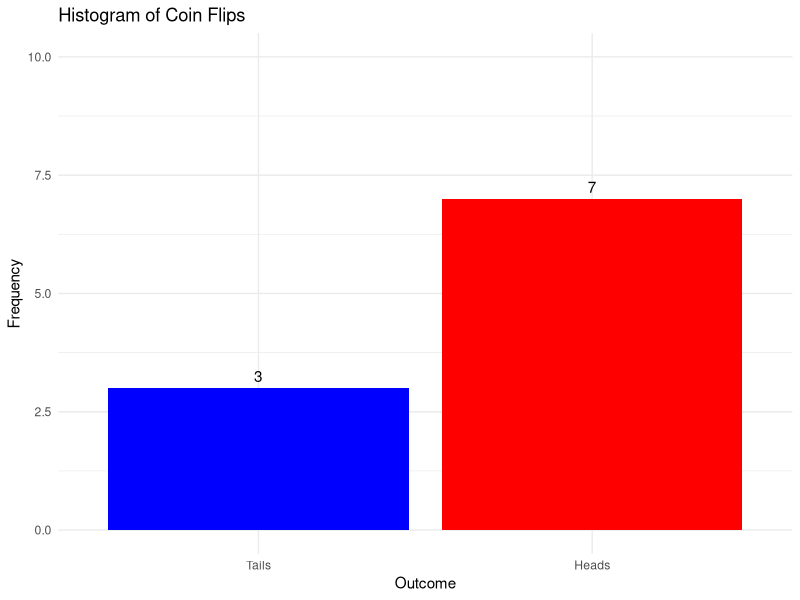
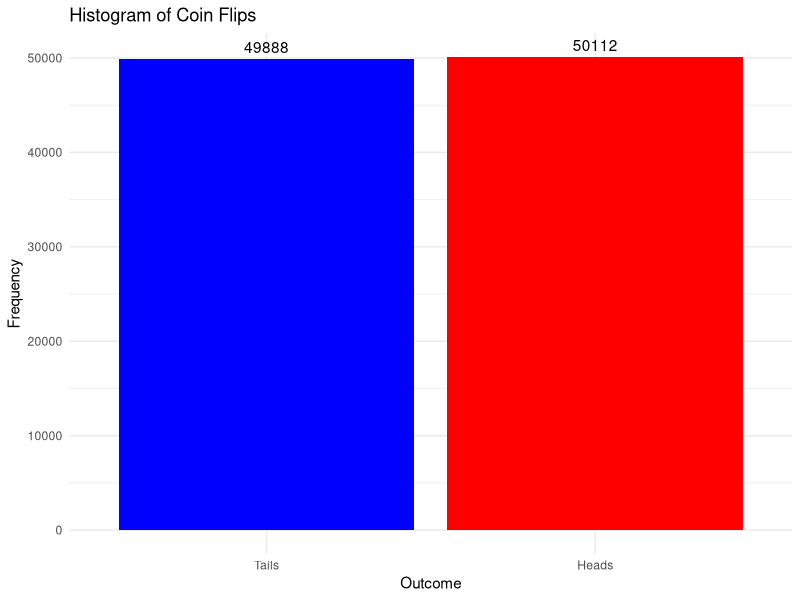
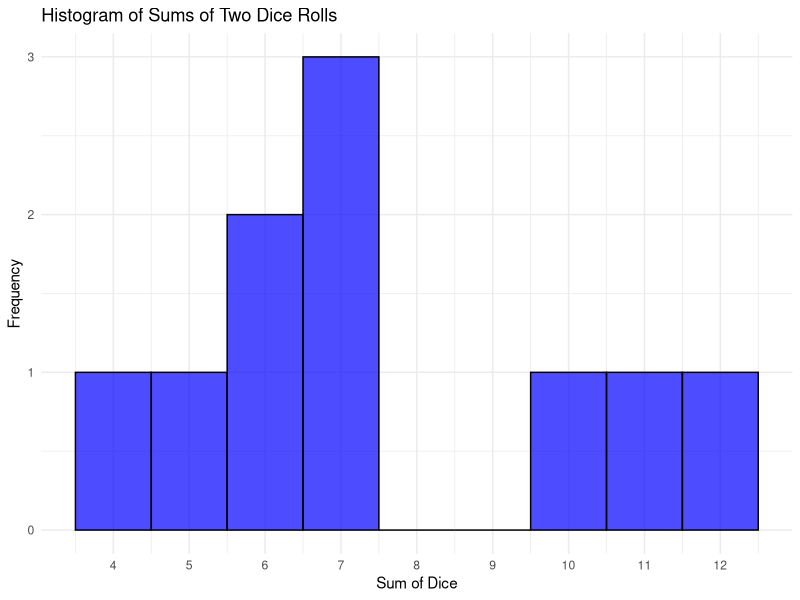
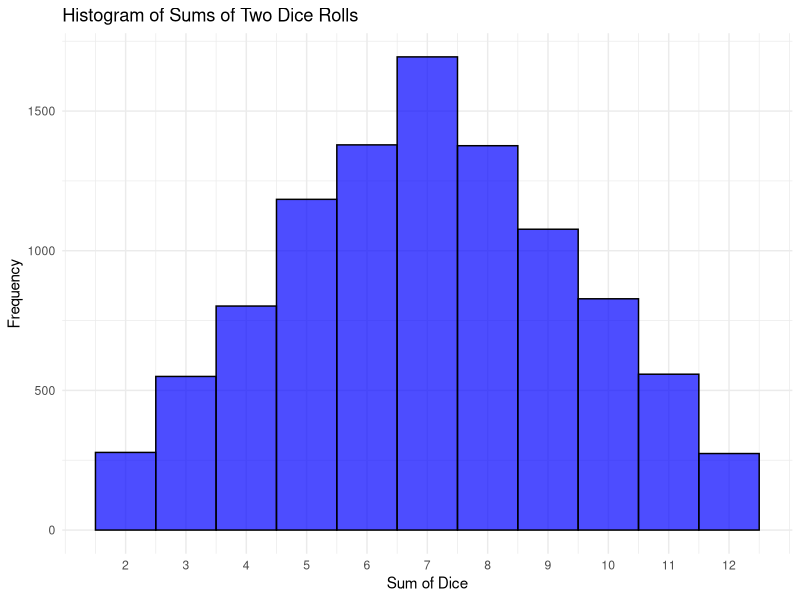

R code for these plots, in order:
## ---- chunk 1
knitr::opts_chunk$set(echo = FALSE)
library(ggplot2)
set.seed(1999)
## ---- chunk 2
number_flips <- 10

# Simulate coin flips (0 for tails, 1 for heads)
coin_flips <- sample(c(0, 1), size = number_flips, replace = TRUE)

coin_flips_factor <- factor(coin_flips, labels = c("Tails", "Heads"))
coin_flips_df <- data.frame(coin_flips_factor)

ggplot(data = coin_flips_df, aes(x = coin_flips_factor, fill = coin_flips_factor)) +
  geom_bar() +
  geom_text(stat = 'count', aes(label = after_stat(count)), vjust = -0.5) +
  ylim(0, 10) +
  labs(title = "Histogram of Coin Flips", x = "Outcome", y = "Frequency") +
  scale_fill_manual(values = c("Heads" = "red", "Tails" = "blue")) +
  theme_minimal() +
  theme(legend.position = "none")
## ---- chunk 3
number_flips <- 100000

# Simulate coin flips (0 for tails, 1 for heads)
coin_flips <- sample(c(0, 1), size = number_flips, replace = TRUE)

coin_flips_factor <- factor(coin_flips, labels = c("Tails", "Heads"))
coin_flips_df <- data.frame(coin_flips_factor)

ggplot(data = coin_flips_df, aes(x = coin_flips_factor, fill = coin_flips_factor)) +
  geom_bar() +
  geom_text(stat = 'count', aes(label = after_stat(count)), vjust = -0.5) +
  labs(title = "Histogram of Coin Flips", x = "Outcome", y = "Frequency") +
  scale_fill_manual(values = c("Heads" = "red", "Tails" = "blue")) +
  theme_minimal() +
  theme(legend.position = "none")
## ---- chunk 4
n_rolls <- 10
die1 <- sample(1:6, n_rolls, replace = TRUE)  # Roll die 1
die2 <- sample(1:6, n_rolls, replace = TRUE)  # Roll die 2
sums <- die1 + die2  # Sum of both dice

data <- data.frame(Sum = sums)

ggplot(data, aes(x = Sum)) +
  geom_histogram(binwidth = 1, fill = "blue", color = "black", alpha = 0.7) +
  labs(title = "Histogram of Sums of Two Dice Rolls",
       x = "Sum of Dice",
       y = "Frequency") +
  scale_x_continuous(breaks = seq(2, 12, by = 1)) +
  theme_minimal()
## ---- chunk 5
n_rolls <- 10000
die1 <- sample(1:6, n_rolls, replace = TRUE)  # Roll die 1
die2 <- sample(1:6, n_rolls, replace = TRUE)  # Roll die 2
sums_10k <- die1 + die2  # Sum of both dice

data2 <- data.frame(Sum = sums_10k)

ggplot(data2, aes(x = Sum)) +
  geom_histogram(binwidth = 1, fill = "blue", color = "black", alpha = 0.7) +
  labs(title = "Histogram of Sums of Two Dice Rolls",
       x = "Sum of Dice",
       y = "Frequency") +
  scale_x_continuous(breaks = seq(2, 12, by = 1)) +  # Ensure x-axis shows whole numbers
  theme_minimal()
## ---- chunk 6
mean_conf_interval <- t.test(sums)$conf.int

print(paste("95% Confidence Interval for the Mean of Dice Roll Sums:",
            round(mean_conf_interval[1], 2), "to", round(mean_conf_interval[2], 2)))
## ---- chunk 7
mle_mean <- mean(sums)
mle_sd <- sd(sums)

print(paste("MLE Estimate of Mean:", round(mle_mean, 2)))
print(paste("MLE Estimate of Standard Deviation:", round(mle_sd, 2)))
